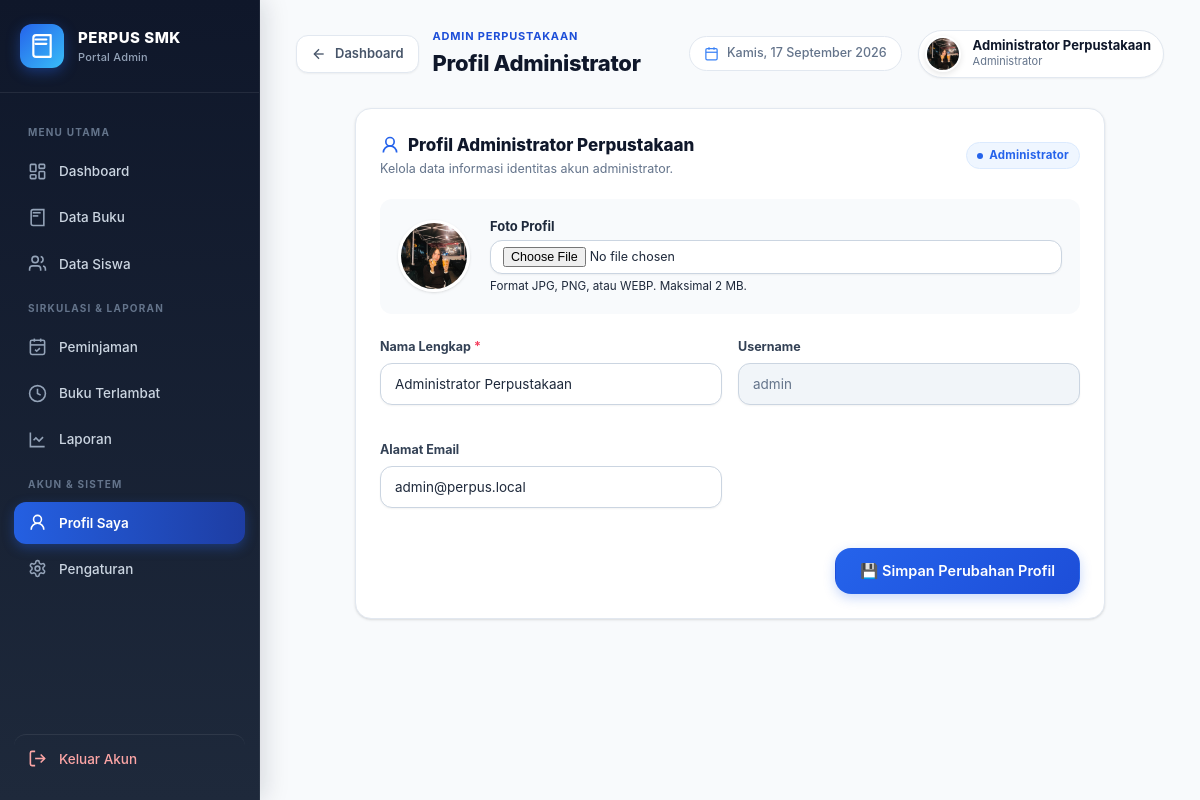
The app's page /admin/profil.php (signed in) with its own data.
### tables this page shows
CREATE TABLE `users` (
  `id` int UNSIGNED NOT NULL,
  `nama` varchar(100) NOT NULL,
  `username` varchar(50) NOT NULL,
  `email` varchar(100) DEFAULT NULL,
  `password` varchar(255) NOT NULL,
  `kelas` varchar(50) DEFAULT NULL,
  `foto` varchar(255) DEFAULT NULL,
  `profil_lengkap` tinyint(1) NOT NULL DEFAULT '0',
  `role` enum('admin','siswa') NOT NULL DEFAULT 'siswa',
  `status` enum('aktif','nonaktif') NOT NULL DEFAULT 'aktif',
  `created_at` timestamp NULL DEFAULT CURRENT_TIMESTAMP,
  `updated_at` timestamp NULL DEFAULT CURRENT_TIMESTAMP ON UPDATE CURRENT_TIMESTAMP
);

### includes/auth.php (called while the page is built, shortened)
<?php
function e($value): string {
    return htmlspecialchars((string)$value, ENT_QUOTES, 'UTF-8');
}

### admin/profil.php (the view, shortened to what this page needs)
<?php
require '../config/database.php';
require '../includes/auth.php';
$page_title = 'Profil Administrator';
$userId = (int)($_SESSION['user']['id'] ?? 0);
$stmt = $pdo->prepare("SELECT * FROM users WHERE id = ? LIMIT 1");
$stmt->execute([$userId]);
$u = $stmt->fetch(PDO::FETCH_ASSOC);
include '../includes/header.php';
include '../includes/sidebar.php';
?>
<main class="main-content">
    <?php include '../includes/topbar.php'; ?>
    <div class="card" style="max-width: 750px; margin: 0 auto;">
        <div class="card-header">
            <div>
                <h3 class="card-title">
                    <svg width="20" height="20" viewBox="0 0 24 24" fill="none" stroke="var(--primary-600)" stroke-width="2">
                        <circle cx="12" cy="8" r="5"/>
                        <path d="M20 21a8 8 0 1 0-16 0"/>
                    </svg>
                    Profil Administrator Perpustakaan
                </h3>
                <p class="card-subtitle">Kelola data informasi identitas akun administrator.</p>
            </div>
            <span class="badge badge-disetujui">Administrator</span>
        </div>
        <form method="post" action="../proses/profil.php" enctype="multipart/form-data">
            <div style="display: flex; align-items: center; gap: 20px; padding: 18px; background: var(--slate-50); border-radius: var(--radius-md); margin-bottom: 24px; flex-wrap: wrap;">
                <img src="<?= e($fotoUrl) ?>" alt="Foto" style="width: 72px; height: 72px; border-radius: 50%; object-fit: cover; border: 3px solid white; box-shadow: var(--shadow-sm);">
                <div style="flex: 1; min-width: 200px;">
                    <label style="font-weight: 700; font-size: 13px; color: var(--slate-800); display: block; margin-bottom: 4px;">
                        Foto Profil
                    </label>
                    <input type="file" name="foto" accept="image/jpeg,image/png,image/webp" class="form-control" style="padding: 6px 12px; font-size: 12.5px;">
                    <small class="helper">Format JPG, PNG, atau WEBP. Maksimal 2 MB.</small>
                </div>
            </div>
            <div class="form-grid">
                <div class="form-group">
                    <label for="nama">Nama Lengkap <span class="required">*</span></label>
                    <input class="form-control" id="nama" name="nama" value="<?= e($u['nama']) ?>" required>
                </div>
                <div class="form-group">
                    <label for="username">Username</label>
                    <input class="form-control" id="username" value="<?= e($u['username']) ?>" disabled style="background: var(--slate-100);">
                </div>
                <div class="form-group">
                    <label for="email">Alamat Email</label>
                    <input class="form-control" type="email" id="email" name="email" value="<?= e($u['email'] ?? '') ?>">
                </div>
            </div>
            <div style="margin-top: 20px; display: flex; justify-content: flex-end;">
                <button type="submit" class="btn btn-primary btn-lg">
                    💾 Simpan Perubahan Profil
                </button>
            </div>
        </form>
    </div>
</main>
<?php include '../includes/footer.php'; ?>

### records on screen
users: nama "Administrator Perpustakaan", username "admin", email "admin@perpus.local"

### other values on screen
$page_title "Profil Administrator"
$_SESSION['user']['nama'] "Administrator Perpustakaan"
